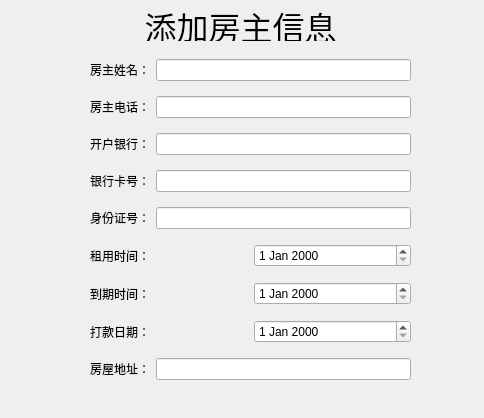
<?xml version="1.0" encoding="UTF-8"?>
<ui version="4.0">
 <class>CAddOwnerInfo</class>
 <widget class="QDialog" name="CAddOwnerInfo">
  <property name="geometry">
   <rect>
    <x>0</x>
    <y>0</y>
    <width>484</width>
    <height>418</height>
   </rect>
  </property>
  <property name="windowTitle">
   <string>Dialog</string>
  </property>
  <widget class="QLabel" name="label_10">
   <property name="geometry">
    <rect>
     <x>130</x>
     <y>10</y>
     <width>221</width>
     <height>31</height>
    </rect>
   </property>
   <property name="font">
    <font>
     <pointsize>24</pointsize>
    </font>
   </property>
   <property name="text">
    <string>添加房主信息</string>
   </property>
   <property name="alignment">
    <set>Qt::AlignCenter</set>
   </property>
  </widget>
  <widget class="QWidget" name="">
   <property name="geometry">
    <rect>
     <x>90</x>
     <y>50</y>
     <width>321</width>
     <height>341</height>
    </rect>
   </property>
   <layout class="QVBoxLayout" name="verticalLayout">
    <item>
     <layout class="QHBoxLayout" name="horizontalLayout">
      <item>
       <widget class="QLabel" name="label">
        <property name="text">
         <string>房主姓名：</string>
        </property>
       </widget>
      </item>
      <item>
       <widget class="QLineEdit" name="nameEdit"/>
      </item>
     </layout>
    </item>
    <item>
     <layout class="QHBoxLayout" name="horizontalLayout_2">
      <item>
       <widget class="QLabel" name="label_2">
        <property name="text">
         <string>房主电话：</string>
        </property>
       </widget>
      </item>
      <item>
       <widget class="QLineEdit" name="phoneEdit"/>
      </item>
     </layout>
    </item>
    <item>
     <layout class="QHBoxLayout" name="horizontalLayout_3">
      <item>
       <widget class="QLabel" name="label_6">
        <property name="text">
         <string>开户银行：</string>
        </property>
       </widget>
      </item>
      <item>
       <widget class="QLineEdit" name="bankNameEdit"/>
      </item>
     </layout>
    </item>
    <item>
     <layout class="QHBoxLayout" name="horizontalLayout_4">
      <item>
       <widget class="QLabel" name="label_3">
        <property name="text">
         <string>银行卡号：</string>
        </property>
       </widget>
      </item>
      <item>
       <widget class="QLineEdit" name="bankNumEdit"/>
      </item>
     </layout>
    </item>
    <item>
     <layout class="QHBoxLayout" name="horizontalLayout_5">
      <item>
       <widget class="QLabel" name="label_4">
        <property name="text">
         <string>身份证号：</string>
        </property>
       </widget>
      </item>
      <item>
       <widget class="QLineEdit" name="idCardEdit"/>
      </item>
     </layout>
    </item>
    <item>
     <layout class="QHBoxLayout" name="horizontalLayout_6">
      <item>
       <widget class="QLabel" name="label_5">
        <property name="text">
         <string>租用时间：</string>
        </property>
       </widget>
      </item>
      <item>
       <widget class="QDateEdit" name="dateEdit"/>
      </item>
     </layout>
    </item>
    <item>
     <layout class="QHBoxLayout" name="horizontalLayout_7">
      <item>
       <widget class="QLabel" name="label_7">
        <property name="text">
         <string>到期时间：</string>
        </property>
       </widget>
      </item>
      <item>
       <widget class="QDateEdit" name="dateEdit_2"/>
      </item>
     </layout>
    </item>
    <item>
     <layout class="QHBoxLayout" name="horizontalLayout_8">
      <item>
       <widget class="QLabel" name="label_8">
        <property name="text">
         <string>打款日期：</string>
        </property>
       </widget>
      </item>
      <item>
       <widget class="QDateEdit" name="dateEdit_3"/>
      </item>
     </layout>
    </item>
    <item>
     <layout class="QHBoxLayout" name="horizontalLayout_9">
      <item>
       <widget class="QLabel" name="label_9">
        <property name="text">
         <string>房屋地址：</string>
        </property>
       </widget>
      </item>
      <item>
       <widget class="QLineEdit" name="addressEdit"/>
      </item>
     </layout>
    </item>
   </layout>
  </widget>
 </widget>
 <resources/>
 <connections/>
</ui>
